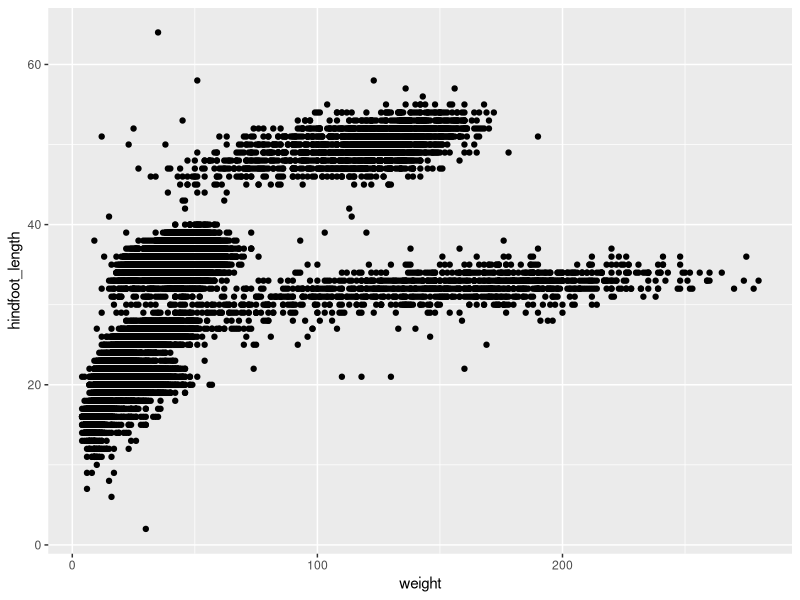
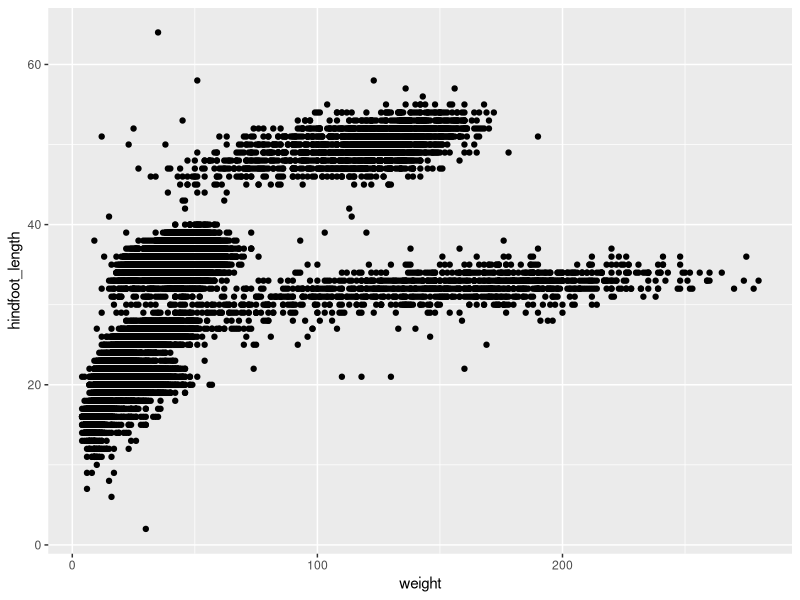
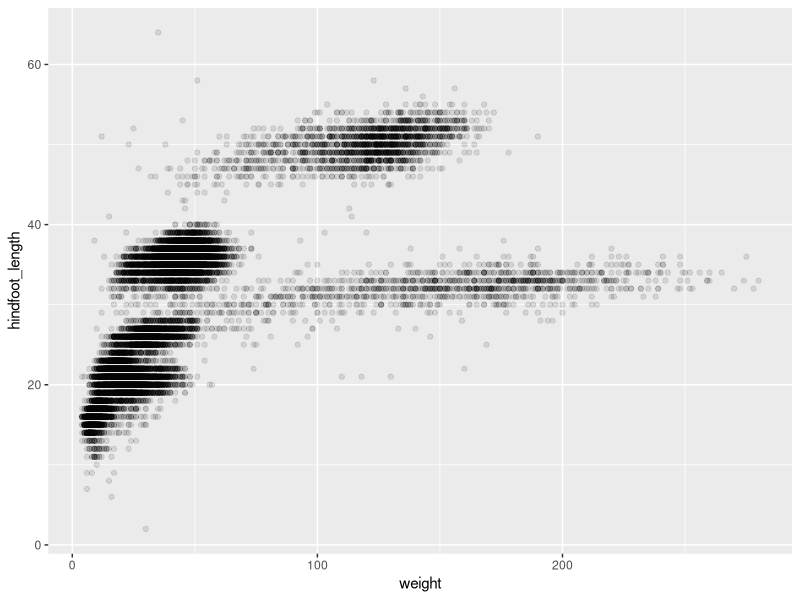
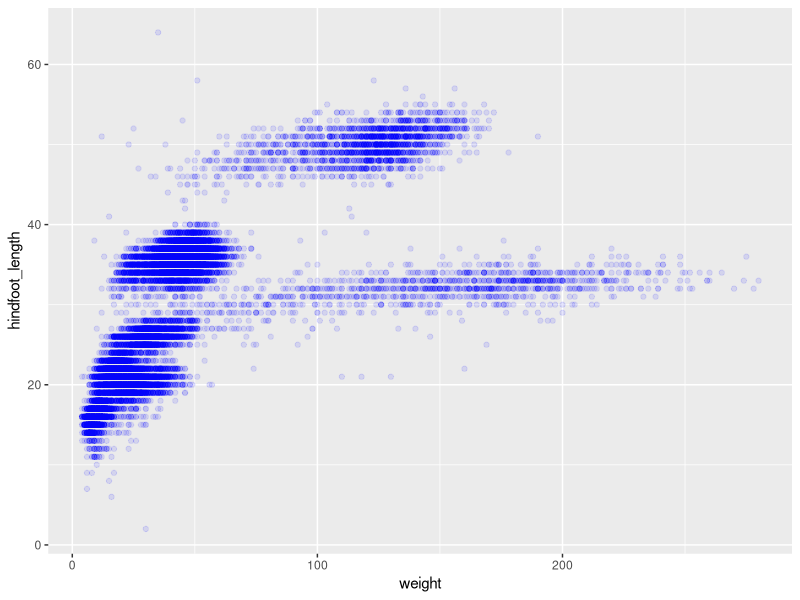
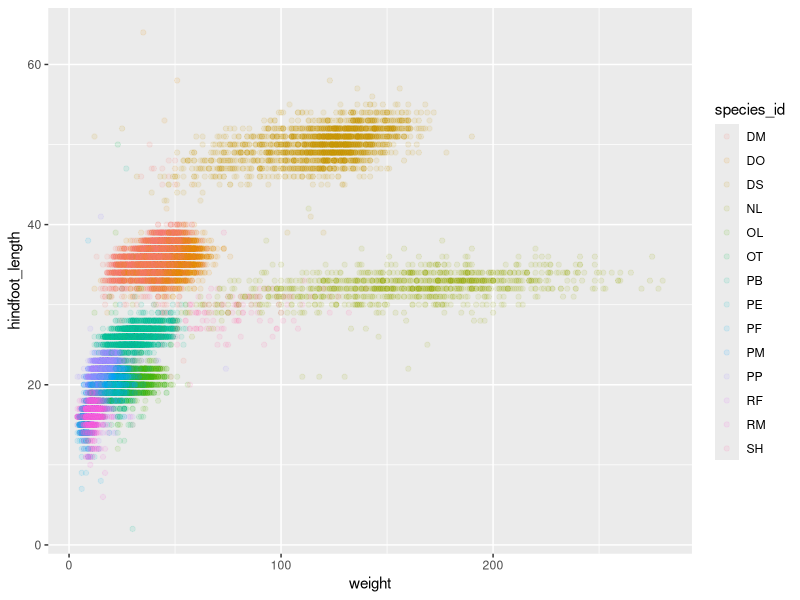
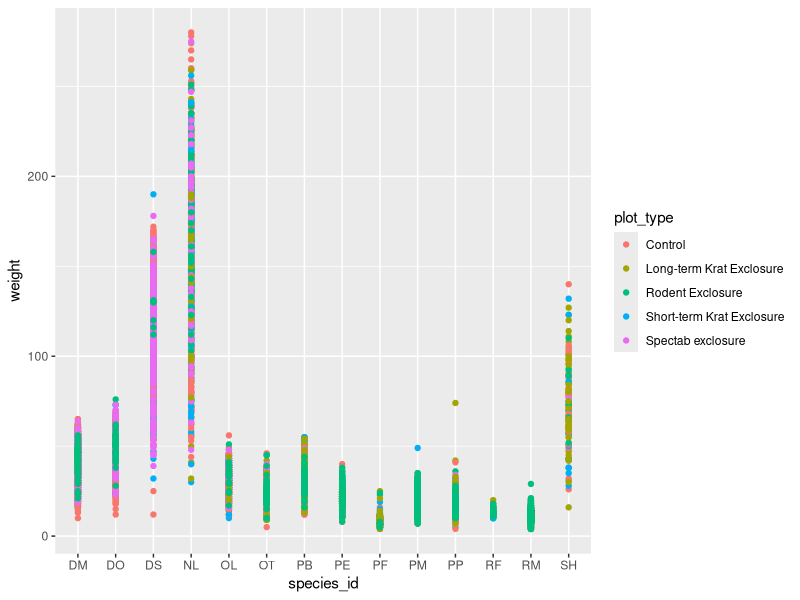
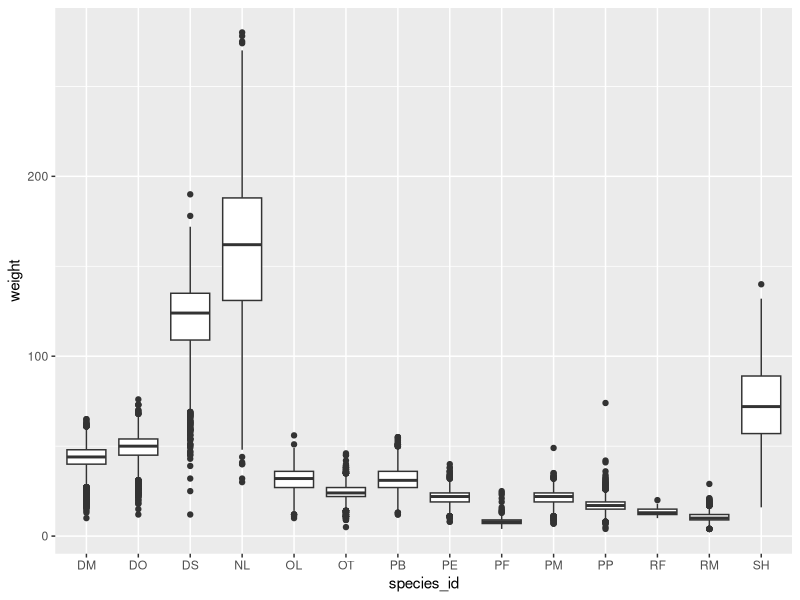
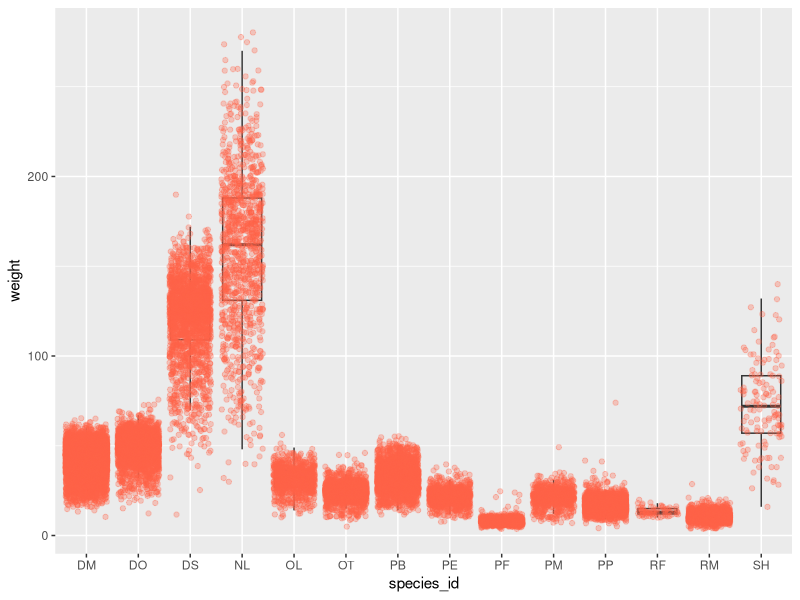

Recreate these plots in R, in order.
## ---- chunk 1
### Data Visualization with ggplot2
## ---- chunk 2
library(tidyverse)
library(readr)
library(dplyr)
## ---- chunk 3
surveys_complete <- read_csv("data/surveys_complete.csv")
## ---- chunk 4
ggplot(data = surveys_complete, aes(x = weight, y = hindfoot_length)) +
  geom_point()
## ---- chunk 5
ggplot(data = surveys_complete, aes(x = weight, y = hindfoot_length)) +
    geom_point()
## ---- chunk 6
ggplot(data = surveys_complete, aes(x = weight, y = hindfoot_length)) +
    geom_point(alpha = 0.1)
## ---- chunk 7
ggplot(data = surveys_complete, mapping = aes(x = weight, y = hindfoot_length)) +
    geom_point(alpha = 0.1, color = "blue")
## ---- chunk 8
ggplot(data = surveys_complete, mapping = aes(x = weight, y = hindfoot_length)) +
    geom_point(alpha = 0.1, aes(color = species_id))
## ---- chunk 9
ggplot(data = surveys_complete,
       mapping = aes(x = species_id, y = weight)) +
   geom_point(aes(color = plot_type))
## ---- chunk 10
ggplot(data = surveys_complete, mapping = aes(x = species_id, y = weight)) +
    geom_boxplot()
## ---- chunk 11
ggplot(data = surveys_complete, mapping = aes(x = species_id, y = weight)) +
    geom_boxplot(alpha = 0) +
    geom_jitter(alpha = 0.3, color = "tomato")
## ---- chunk 12
yearly_counts <- surveys_complete %>%
  count(year, genus)
## ---- chunk 13
ggplot(data = yearly_counts, aes(x = year, y = n)) +
     geom_line()
## ---- chunk 14
ggplot(data = yearly_counts, aes(x = year, y = n, group = genus)) +
    geom_line()
## ---- chunk 15
ggplot(data = yearly_counts, aes(x = year, y = n, color = genus)) +
    geom_line()
## ---- chunk 16
yearly_counts %>%
    ggplot(mapping = aes(x = year, y = n, color = genus)) +
    geom_line()
## ---- chunk 17
yearly_counts_graph <- surveys_complete %>%
    count(year, genus) %>%
    ggplot(mapping = aes(x = year, y = n, color = genus)) +
    geom_line()

yearly_counts_graph
## ---- chunk 18
ggplot(data = yearly_counts, aes(x = year, y = n)) +
    geom_line() +
    facet_wrap(facets = vars(genus))
## ---- chunk 19
 yearly_sex_counts <- surveys_complete %>%
                      count(year, genus, sex)
## ---- chunk 20
ggplot(data = yearly_sex_counts, mapping = aes(x = year, y = n, color = sex)) +
  geom_line() +
  facet_wrap(facets =  vars(genus))
## ---- chunk 21
ggplot(data = yearly_sex_counts,
       mapping = aes(x = year, y = n, color = sex)) +
  geom_line() +
  facet_grid(rows = vars(sex), cols =  vars(genus))
## ---- chunk 22
# One column, facet by rows
ggplot(data = yearly_sex_counts,
       mapping = aes(x = year, y = n, color = sex)) +
  geom_line() +
  facet_grid(rows = vars(genus))
## ---- chunk 23
# One row, facet by column
ggplot(data = yearly_sex_counts,
       mapping = aes(x = year, y = n, color = sex)) +
  geom_line() +
  facet_grid(cols = vars(genus))
## ---- chunk 24
 ggplot(data = yearly_sex_counts,
        mapping = aes(x = year, y = n, color = sex)) +
     geom_line() +
     facet_wrap(vars(genus)) +
     theme_bw()
## ---- chunk 25
yearly_weight <- surveys_complete %>%
                group_by(year, species_id) %>%
                 summarize(avg_weight = mean(weight))
ggplot(data = yearly_weight, mapping = aes(x=year, y=avg_weight)) +
   geom_line() +
   facet_wrap(vars(species_id)) +
   theme_bw()
## ---- chunk 26
ggplot(data = yearly_sex_counts, aes(x = year, y = n, color = sex)) +
    geom_line() +
    facet_wrap(vars(genus)) +
    labs(title = "Observed genera through time",
         x = "Year of observation",
         y = "Number of individuals") +
    theme_bw()
## ---- chunk 27
ggplot(data = yearly_sex_counts, mapping = aes(x = year, y = n, color = sex)) +
    geom_line() +
    facet_wrap(vars(genus)) +
    labs(title = "Observed genera through time",
        x = "Year of observation",
        y = "Number of individuals") +
    theme_bw() +
    theme(text=element_text(size = 16))
## ---- chunk 28
ggplot(data = yearly_sex_counts, mapping = aes(x = year, y = n, color = sex)) +
    geom_line() +
    facet_wrap(vars(genus)) +
    labs(title = "Observed genera through time",
        x = "Year of observation",
        y = "Number of individuals") +
    theme_bw() +
    theme(axis.text.x = element_text(colour = "grey20", size = 12, angle = 90, hjust = 0.5, vjust = 0.5),
                        axis.text.y = element_text(colour = "grey20", size = 12),
                        strip.text = element_text(face = "italic"),
                        text = element_text(size = 16))
## ---- chunk 29
grey_theme <- theme(axis.text.x = element_text(colour="grey20", size = 12,
                                               angle = 90, hjust = 0.5,
                                               vjust = 0.5),
                    axis.text.y = element_text(colour = "grey20", size = 12),
                    text=element_text(size = 16))

ggplot(surveys_complete, aes(x = species_id, y = hindfoot_length)) +
    geom_boxplot() +
    grey_theme
## ---- chunk 30
library(patchwork)

plot_weight <- ggplot(data = surveys_complete, aes(x = species_id, y = weight)) +
  geom_boxplot() +
  labs(x = "Species", y = expression(log[10](Weight))) +
  scale_y_log10()

plot_count <- ggplot(data = yearly_counts, aes(x = year, y = n, color = genus)) +
  geom_line() +
  labs(x = "Year", y = "Abundance")

plot_weight / plot_count + plot_layout(heights = c(3, 2))
